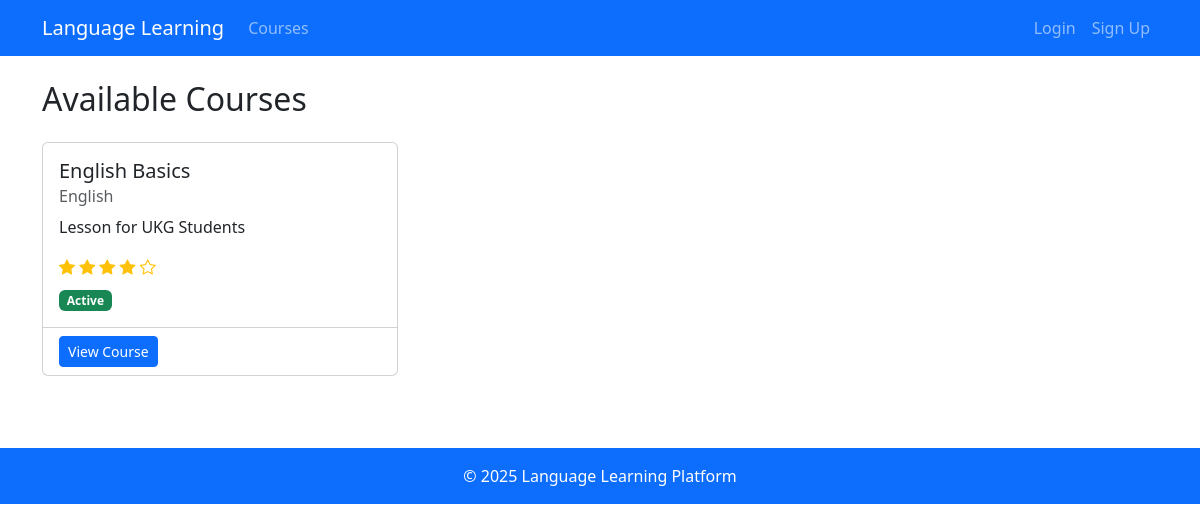
Page /courses/ on the committed database.
### learning/models.py (models this page shows, shortened)
class Course(models.Model):
    title = models.CharField(max_length=200)
    language = models.ForeignKey(Language, on_delete=models.CASCADE)
    description = models.TextField()
    created_at = models.DateTimeField(auto_now_add=True)
    updated_at = models.DateTimeField(auto_now=True)
    difficulty = models.IntegerField(
        validators=[MinValueValidator(1), MaxValueValidator(5)]
    )
    is_active = models.BooleanField(default=True)

class Language(models.Model):
    name = models.CharField(max_length=100)
    code = models.CharField(max_length=10)
    def __str__(self):
        return self.name

### learning/views.py (the view)
# urls.py: path('courses/', views.course_list, name='course_list'),
def course_list(request):
    courses = Course.objects.filter(is_active=True)
    return render(request, 'courses/course_list.html', {'courses': courses})

### templates/courses/course_list.html (shortened to what this page needs)
{% extends 'base.html' %}
{% block content %}
<h2 class="mb-4">Available Courses</h2>
<div class="row">
    {% for course in courses %}
    <div class="col-md-4 mb-4">
        <div class="card course-card h-100">
            <div class="card-body">
                <h5 class="card-title">{{ course.title }}</h5>
                <h6 class="card-subtitle mb-2 text-muted">{{ course.language }}</h6>
                <p class="card-text">{{ course.description|truncatewords:20 }}</p>
                <div class="mb-2">
                    {% for i in "12345" %}
                        <i class="bi bi-star{% if forloop.counter <= course.difficulty %}-fill{% endif %} text-warning"></i>
                    {% endfor %}
                </div>
                <span class="badge bg-{% if course.is_active %}success{% else %}secondary{% endif %}">
                    {% if course.is_active %}Active{% else %}Inactive{% endif %}
                </span>
            </div>
            <div class="card-footer bg-transparent">
                <a href="{% url 'course_detail' course.id %}" class="btn btn-sm btn-primary">View Course</a>
            </div>
        </div>
    </div>
    {% empty %}
    <div class="col-12">
        <div class="alert alert-info">No courses available at the moment.</div>
    </div>
    {% endfor %}
</div>
{% endblock %}

### templates/base.html (style rules this page uses)
body { padding-top: 56px; }
.course-card { transition: transform 0.3s; }

### rows in the picture
Course: title "English Basics", language "English", description "Lesson for UKG Students", difficulty 4 (drawn), is_active "Active"
